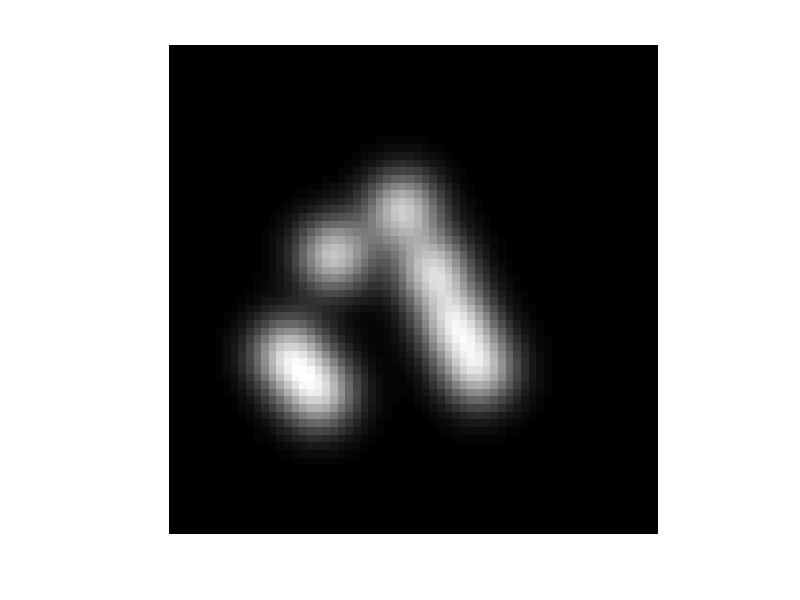

Here is the MATLAB script that generated this plot:
height = 64;
width = 64;
sigma = 3.5;
joints = [30,22;19,46;40,43;15,41;37,37;21,28;34,30];
label = zeros(64);
for indx = 1:7
    for i = 0:width-1
        for j = 1:height
            gaussian = exp(-0.5*((i-joints(indx,1))^2+(j-joints(indx,2))^2)*(1 / sigma)^2.0);
            label(i*width + j) = label(i*width+j)+gaussian;
        end
    end
end
label = label./(max(max(label)))
imshow(label)